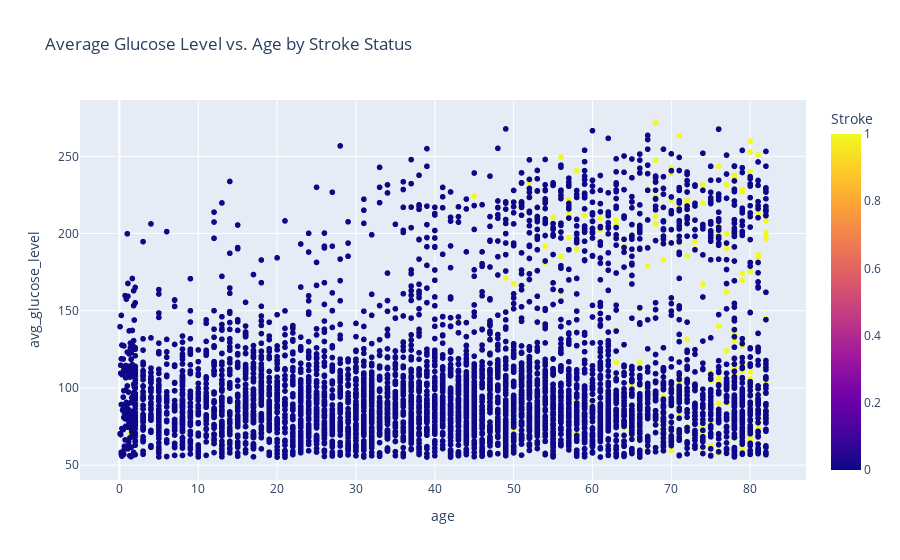

Source (notebook cell):
### Code cell
#Scatter plot to see the relationship between glucose level and age, highlighting stroke cases.
fig = px.scatter(data, x='age', y='avg_glucose_level', color='stroke',
                 labels={'stroke': 'Stroke'},
                 title='Average Glucose Level vs. Age by Stroke Status')
fig.show()

### Figure 1 — Plotly figure (JSON) as saved in the notebook; plotly's stock layout.template omitted (floating-point values rounded to 4 significant figures; data arrays with more than 128 entries replaced by an {"elided": "..."} marker saying what was removed)
{"data": [{"hovertemplate": "age=%{x}<br>avg_glucose_level=%{y}<br>Stroke=%{marker.color}<extra></extra>", "legendgroup": "", "marker": {"color": {"elided": "5110 int values"}, "coloraxis": "coloraxis", "symbol": "circle"}, "mode": "markers", "name": "", "showlegend": false, "type": "scattergl", "x": {"elided": "5110 float values"}, "xaxis": "x", "y": {"elided": "5110 float values"}, "yaxis": "y"}], "layout": {"coloraxis": {"colorbar": {"title": {"text": "Stroke"}}, "colorscale": [[0, "#0d0887"], [0.1111, "#46039f"], [0.2222, "#7201a8"], [0.3333, "#9c179e"], [0.4444, "#bd3786"], [0.5556, "#d8576b"], [0.6667, "#ed7953"], [0.7778, "#fb9f3a"], [0.8889, "#fdca26"], [1, "#f0f921"]]}, "legend": {"tracegroupgap": 0}, "title": {"text": "Average Glucose Level vs. Age by Stroke Status"}, "xaxis": {"anchor": "y", "domain": [0, 1], "title": {"text": "age"}}, "yaxis": {"anchor": "x", "domain": [0, 1], "title": {"text": "avg_glucose_level"}}}}
